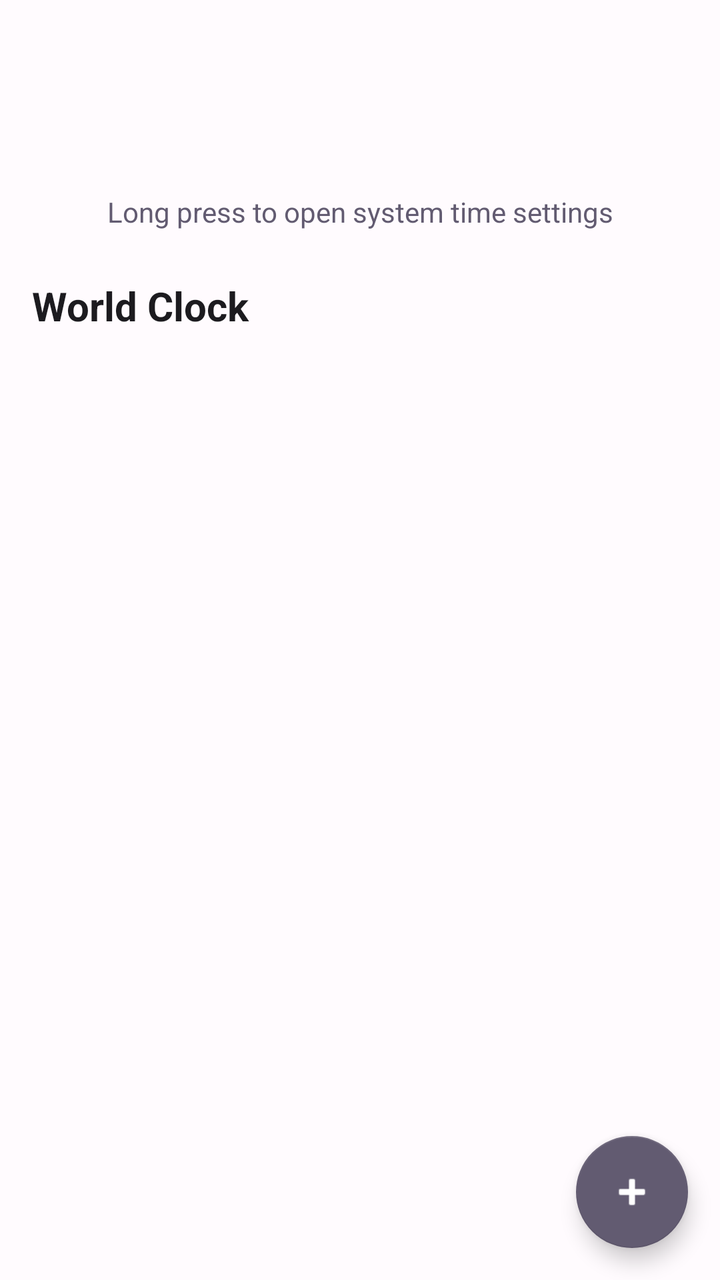
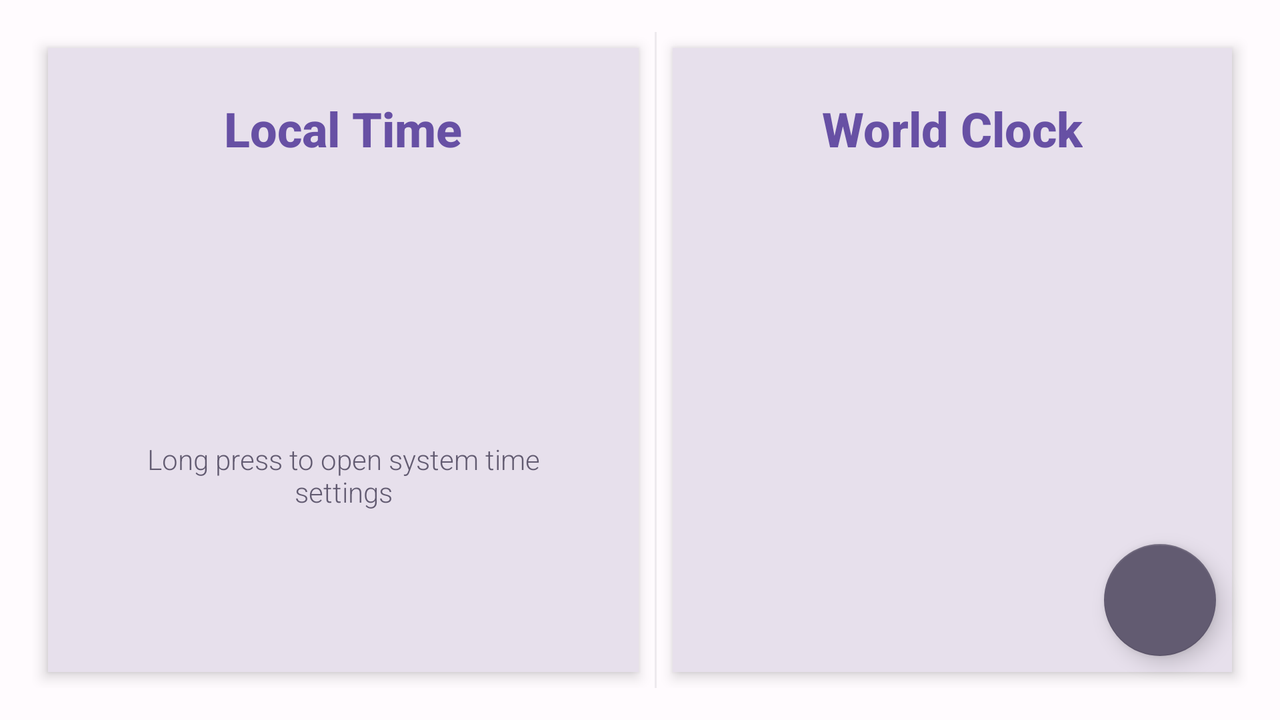

One screen, two layout resources from the same app: the default and the repository's alternative for another configuration. Each is rendered where Android would select it; the XML of both is given below.
<!-- AndroidManifest.xml: application theme Theme.MiAlarma -->
<!-- res/layout/fragment_reloj.xml -->
<?xml version="1.0" encoding="utf-8"?>
<androidx.coordinatorlayout.widget.CoordinatorLayout
    xmlns:android="http://schemas.android.com/apk/res/android"
    xmlns:app="http://schemas.android.com/apk/res-auto"
    android:layout_width="match_parent"
    android:layout_height="match_parent">

    <LinearLayout
        android:layout_width="match_parent"
        android:layout_height="match_parent"
        android:orientation="vertical"
        android:padding="16dp">

        <TextView
            android:id="@+id/tvHora"
            android:layout_width="match_parent"
            android:layout_height="wrap_content"
            android:gravity="center"
            android:textSize="48sp"
            android:textStyle="bold"
            android:textColor="?attr/colorPrimary"
            android:layout_marginBottom="16dp"
            android:longClickable="true"/>

        <TextView
            android:layout_width="match_parent"
            android:layout_height="wrap_content"
            android:text="@string/long_press_hint"
            android:gravity="center"
            android:textSize="14sp"
            android:textColor="?attr/colorSecondary"
            android:layout_marginBottom="24dp"/>

        <TextView
            android:layout_width="match_parent"
            android:layout_height="wrap_content"
            android:text="@string/world_clock"
            android:textSize="20sp"
            android:textStyle="bold"
            android:textColor="?attr/colorOnSurface"
            android:layout_marginBottom="8dp"/>

        <androidx.recyclerview.widget.RecyclerView
            android:id="@+id/recyclerViewZonasHorarias"
            android:layout_width="match_parent"
            android:layout_height="0dp"
            android:layout_weight="1"
            android:clipToPadding="false"/>

    </LinearLayout>

    <com.google.android.material.floatingactionbutton.FloatingActionButton
        android:id="@+id/fabAgregarZona"
        android:layout_width="wrap_content"
        android:layout_height="wrap_content"
        android:layout_gravity="bottom|end"
        android:layout_margin="16dp"
        android:contentDescription="@string/new_alarm"
        app:srcCompat="@android:drawable/ic_input_add"/>

</androidx.coordinatorlayout.widget.CoordinatorLayout>
<!-- resources referenced by this layout -->
<resources>
  <string name="long_press_hint">Long press to open system time settings</string>
  <string name="new_alarm">New Alarm</string>
  <string name="world_clock">World Clock</string>
  <style name="Theme.MiAlarma" parent="Theme.MaterialComponents.DayNight.NoActionBar">
          
          <item name="colorPrimary">@color/primary</item>
          <item name="colorPrimaryVariant">@color/primary_variant</item>
          <item name="colorOnPrimary">@color/white</item>
          
          
          <item name="colorSecondary">@color/secondary</item>
          <item name="colorSecondaryVariant">@color/secondary_variant</item>
          <item name="colorOnSecondary">@color/white</item>
          
          
          <item name="colorSurface">@color/surface_light</item>
          <item name="colorOnSurface">@color/on_surface_light</item>
          <item name="colorSurfaceVariant">@color/surface_variant_light</item>
          
          
          <item name="android:colorBackground">@color/background_light</item>
          <item name="colorOnBackground">@color/on_background_light</item>
          
          
          <item name="colorError">@color/error</item>
          <item name="colorOnError">@color/white</item>
          
          
          <item name="colorOutline">@color/outline_light</item>
          
          
          <item name="android:statusBarColor">@color/primary_variant</item>
          <item name="android:windowLightStatusBar">false</item>
          
          
          <item name="android:navigationBarColor">@color/surface_light</item>
          <item name="android:windowLightNavigationBar">true</item>
          
          
          <item name="colorControlHighlight">@color/ripple_light</item>
          
          
          <item name="shapeAppearanceSmallComponent">@style/ShapeAppearance.MiAlarma.SmallComponent</item>
          <item name="shapeAppearanceMediumComponent">@style/ShapeAppearance.MiAlarma.MediumComponent</item>
          <item name="shapeAppearanceLargeComponent">@style/ShapeAppearance.MiAlarma.LargeComponent</item>
      </style>
  <color name="primary">#6750A4</color>
  <color name="primary_variant">#4F378B</color>
  <color name="white">#FFFFFF</color>
  <color name="secondary">#625B71</color>
  <color name="secondary_variant">#7A7289</color>
  <color name="surface_light">#FFFBFE</color>
  <color name="on_surface_light">#1C1B1F</color>
  <color name="surface_variant_light">#E7E0EC</color>
  <color name="background_light">#FFFBFE</color>
  <color name="on_background_light">#1C1B1F</color>
  <color name="error">#B3261E</color>
  <color name="outline_light">#79747E</color>
  <color name="ripple_light">#1F000000</color>
  <style name="ShapeAppearance.MiAlarma.SmallComponent" parent="ShapeAppearance.MaterialComponents.SmallComponent">
          <item name="cornerFamily">rounded</item>
          <item name="cornerSize">8dp</item>
      </style>
  <style name="ShapeAppearance.MiAlarma.MediumComponent" parent="ShapeAppearance.MaterialComponents.MediumComponent">
          <item name="cornerFamily">rounded</item>
          <item name="cornerSize">12dp</item>
      </style>
  <style name="ShapeAppearance.MiAlarma.LargeComponent" parent="ShapeAppearance.MaterialComponents.LargeComponent">
          <item name="cornerFamily">rounded</item>
          <item name="cornerSize">16dp</item>
      </style>
</resources>
<!-- res/layout-land/fragment_reloj.xml (the repository's variant of the layout above) -->
<!-- drawn on the phone turned sideways -->
<?xml version="1.0" encoding="utf-8"?>
<LinearLayout xmlns:android="http://schemas.android.com/apk/res/android"
    xmlns:app="http://schemas.android.com/apk/res-auto"
    android:layout_width="match_parent"
    android:layout_height="match_parent"
    android:orientation="horizontal"
    style="@style/ContenedorPrincipal"
    android:weightSum="2">

    
    <RelativeLayout
        android:layout_width="0dp"
        android:layout_height="match_parent"
        android:layout_weight="1"
        style="@style/ContenedorReloj">

        <TextView
            android:id="@+id/tvLocalTitle"
            android:layout_width="wrap_content"
            android:layout_height="wrap_content"
            android:layout_centerHorizontal="true"
            android:text="@string/local_time"
            style="@style/TextoTitulo" />

        <TextView
            android:id="@+id/tvHora"
            android:layout_width="wrap_content"
            android:layout_height="wrap_content"
            android:layout_centerInParent="true"
            style="@style/TextoGrande"
            android:longClickable="true" />

        <TextView
            android:layout_width="wrap_content"
            android:layout_height="wrap_content"
            android:layout_below="@id/tvHora"
            android:layout_centerHorizontal="true"
            android:layout_marginTop="8dp"
            android:text="@string/long_press_hint"
            style="@style/TextoSecundario"
            android:gravity="center" />
    </RelativeLayout>

    
    <View
        android:layout_width="1dp"
        android:layout_height="match_parent"
        style="@style/Separador" />

    
    <androidx.coordinatorlayout.widget.CoordinatorLayout
        android:layout_width="0dp"
        android:layout_height="match_parent"
        android:layout_weight="1">

        <LinearLayout
            android:layout_width="match_parent"
            android:layout_height="match_parent"
            android:orientation="vertical"
            style="@style/ContenedorReloj">

            <TextView
                android:id="@+id/tvWorldTitle"
                android:layout_width="wrap_content"
                android:layout_height="wrap_content"
                android:layout_gravity="center_horizontal"
                android:text="@string/world_clock"
                style="@style/TextoTitulo" />

            <androidx.recyclerview.widget.RecyclerView
                android:id="@+id/recyclerViewZonasHorarias"
                android:layout_width="match_parent"
                android:layout_height="0dp"
                android:layout_weight="1"
                android:clipToPadding="false"
                android:paddingTop="8dp"
                android:paddingBottom="8dp" />
        </LinearLayout>

        <com.google.android.material.floatingactionbutton.FloatingActionButton
            android:id="@+id/fabAgregarZona"
            android:layout_width="wrap_content"
            android:layout_height="wrap_content"
            android:layout_gravity="bottom|end"
            android:layout_margin="16dp"
            android:src="@drawable/ic_add"
            app:fabSize="normal" />

    </androidx.coordinatorlayout.widget.CoordinatorLayout>

</LinearLayout>
<!-- resources referenced by the variant -->
<!-- as the phone turned sideways resolves them -->
<resources>
  <string name="local_time">Local Time</string>
  <string name="long_press_hint">Long press to open system time settings</string>
  <string name="world_clock">World Clock</string>
  <style name="ContenedorPrincipal">
          <item name="android:padding">16dp</item>
          <item name="android:background">?attr/colorSurface</item>
      </style>
  <style name="ContenedorReloj">
          <item name="android:padding">24dp</item>
          <item name="android:background">?attr/colorSurfaceVariant</item>
          <item name="android:elevation">4dp</item>
          <item name="android:layout_margin">8dp</item>
      </style>
  <style name="Separador">
          <item name="android:background">?attr/colorOutline</item>
          <item name="android:alpha">0.12</item>
      </style>
  <style name="TextoGrande">
          <item name="android:textSize">48sp</item>
          <item name="android:textStyle">bold</item>
          <item name="android:textColor">?attr/colorPrimary</item>
          <item name="android:fontFamily">sans-serif</item>
      </style>
  <style name="TextoSecundario">
          <item name="android:textSize">14sp</item>
          <item name="android:textColor">?attr/colorSecondary</item>
          <item name="android:fontFamily">sans-serif-light</item>
      </style>
  <style name="TextoTitulo">
          <item name="android:textSize">24sp</item>
          <item name="android:textStyle">bold</item>
          <item name="android:textColor">?attr/colorPrimary</item>
          <item name="android:fontFamily">sans-serif-medium</item>
          <item name="android:layout_marginBottom">16dp</item>
      </style>
  <color name="primary">#6750A4</color>
  <color name="primary_variant">#4F378B</color>
  <color name="white">#FFFFFF</color>
  <color name="secondary">#625B71</color>
  <color name="secondary_variant">#7A7289</color>
  <color name="surface_light">#FFFBFE</color>
  <color name="on_surface_light">#1C1B1F</color>
  <color name="surface_variant_light">#E7E0EC</color>
  <color name="background_light">#FFFBFE</color>
  <color name="on_background_light">#1C1B1F</color>
  <color name="error">#B3261E</color>
  <color name="outline_light">#79747E</color>
  <color name="ripple_light">#1F000000</color>
  <style name="ShapeAppearance.MiAlarma.SmallComponent" parent="ShapeAppearance.MaterialComponents.SmallComponent">
          <item name="cornerFamily">rounded</item>
          <item name="cornerSize">8dp</item>
      </style>
  <style name="ShapeAppearance.MiAlarma.MediumComponent" parent="ShapeAppearance.MaterialComponents.MediumComponent">
          <item name="cornerFamily">rounded</item>
          <item name="cornerSize">12dp</item>
      </style>
  <style name="ShapeAppearance.MiAlarma.LargeComponent" parent="ShapeAppearance.MaterialComponents.LargeComponent">
          <item name="cornerFamily">rounded</item>
          <item name="cornerSize">16dp</item>
      </style>
</resources>
